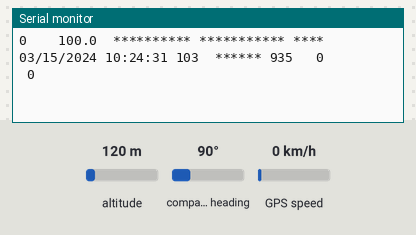
This sketch was run on a simulated Arduino Uno, built with avr-gcc and run on an emulated ATmega328P. Shown: the last lines printed to the serial monitor. Inputs (shaded band) come from the test bench; at power-on: altitude 120 m, compass heading 90°, GPS speed 0 km/h. The GPS gets a fix after 3 s at 37.7749, -122.4194 with 8 satellites.

Above: at 1.5 s.
1.6 s: altitude set to 106 m
At 3.3 s:
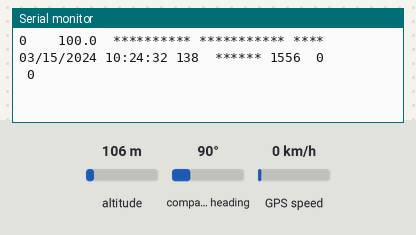
5.0 s: altitude set to 95 m
At 6.1 s:
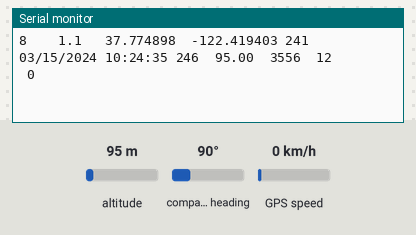
6.5 s: altitude set to 11 m
At 7.5 s:
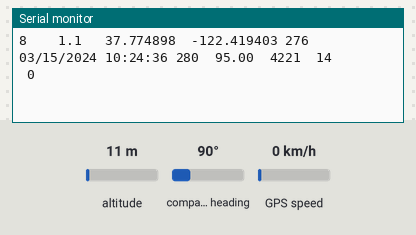
8.0 s: altitude set to 8 m
At 9.5 s:
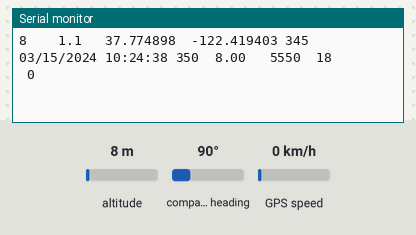

Measured:
- the behaviour switches between 100 and 99 m on altitude (found by bisection; images 1 and 2)
- the behaviour switches between 10 and 9 m on altitude (found by bisection; images 3 and 4)
- after the input at 5.0 s, the serial monitor: prints a new line after 0.59 s (image 2)
- after the input at 8.0 s, the serial monitor: prints a new line after 0.69 s (image 4)

The sketch:

RunMate1.ino
```cpp
/*
 Name:		RunMate1.ino
 Created:	3/6/2018 9:28:18 AM
 Author:	Eran
*/

#include <TinyGPS++.h>
#include <SoftwareSerial.h>
#include <Arduino.h>

static const int GPS_RXPin = 4, GPS_TXPin = 3;
static const int BT_RXPin = 10, BT_TXPin = 11;
static const uint32_t GPSBaud = 9600;
static const uint32_t BTBaud = 9600;

// The TinyGPS++ object
TinyGPSPlus gps;

// The serial connection to the GPS device
SoftwareSerial GPSSerial(GPS_RXPin, GPS_TXPin);

// The serial connection to the BT device
//SoftwareSerial BTSerial(BT_RXPin, BT_TXPin);
//int BTData = 0;

// the setup function runs once when you press reset or power the board
void setup() {
	Serial.begin(9600);
	GPSSerial.begin(GPSBaud);
	//BTSerial.begin(BTBaud);

	Serial.println(F("RunMate.ino"));
	Serial.println(F("First test of RunMate GPS Tracker"));
	Serial.println(F("Based on TinyGPS++ by Mikal Hart"));
	Serial.println(F("by Eran Kleiner"));
	Serial.println();
	Serial.println(F("Sats HDOP  Latitude   Longitude   Fix  Date       Time     Date  Alt  Chars  Sentences  Checksum"));
	Serial.println(F("           (deg)      (deg)       Age                      Age   (m)   RX      RX        Fail"));
	Serial.println(F("-------------------------------------------------------------------------------------------------"));
}

// the loop function runs over and over again until power down or reset
void loop() {
	printInt(gps.satellites.value(), gps.satellites.isValid(), 5);
	printFloat(gps.hdop.hdop(), gps.hdop.isValid(), 6, 1);
	printFloat(gps.location.lat(), gps.location.isValid(), 11, 6);
	printFloat(gps.location.lng(), gps.location.isValid(), 12, 6);
	printInt(gps.location.age(), gps.location.isValid(), 5);
	printDateTime(gps.date, gps.time);
	printFloat(gps.altitude.meters(), gps.altitude.isValid(), 7, 2);

	printInt(gps.charsProcessed(), true, 6);
	printInt(gps.sentencesWithFix(), true, 10);
	printInt(gps.failedChecksum(), true, 9);
	Serial.println();

	//if (BTSerial.available()) {
	//	BTData = BTSerial.read();
	//	Serial.write(BTData);
	//	Serial.println(BTData);
	//	BTSerial.write(BTData);
	//}

	smartDelay(1000);

	if (millis() > 5000 && gps.charsProcessed() < 10)
		Serial.println(F("No GPS data received: check wiring"));
}


// This custom version of delay() ensures that the gps object
// is being "fed".
static void smartDelay(unsigned long ms)
{
	unsigned long start = millis();
	do
	{
		while (GPSSerial.available())
			gps.encode(GPSSerial.read());
	} while (millis() - start < ms);
}

static void printFloat(float val, bool valid, int len, int prec)
{
	if (!valid)
	{
		while (len-- > 1)
			Serial.print('*');
		Serial.print(' ');
	}
	else
	{
		Serial.print(val, prec);
		int vi = abs((int)val);
		int flen = prec + (val < 0.0 ? 2 : 1); // . and -
		flen += vi >= 1000 ? 4 : vi >= 100 ? 3 : vi >= 10 ? 2 : 1;
		for (int i = flen; i<len; ++i)
			Serial.print(' ');
	}
	smartDelay(0);
}

static void printInt(unsigned long val, bool valid, int len)
{
	char sz[32] = "*****************";
	if (valid)
		sprintf(sz, "%ld", val);
	sz[len] = 0;
	for (int i = strlen(sz); i<len; ++i)
		sz[i] = ' ';
	if (len > 0)
		sz[len - 1] = ' ';
	Serial.print(sz);
	smartDelay(0);
}

static void printDateTime(TinyGPSDate &d, TinyGPSTime &t)
{
	if (!d.isValid())
	{
		Serial.print(F("********** "));
	}
	else
	{
		char sz[32];
		sprintf(sz, "%02d/%02d/%02d ", d.month(), d.day(), d.year());
		Serial.print(sz);
	}

	if (!t.isValid())
	{
		Serial.print(F("******** "));
	}
	else
	{
		char sz[32];
		sprintf(sz, "%02d:%02d:%02d ", t.hour(), t.minute(), t.second());
		Serial.print(sz);
	}

	printInt(d.age(), d.isValid(), 5);
	smartDelay(0);
}

static void printStr(const char *str, int len)
{
	int slen = strlen(str);
	for (int i = 0; i<len; ++i)
		Serial.print(i<slen ? str[i] : ' ');
	smartDelay(0);
}
```
